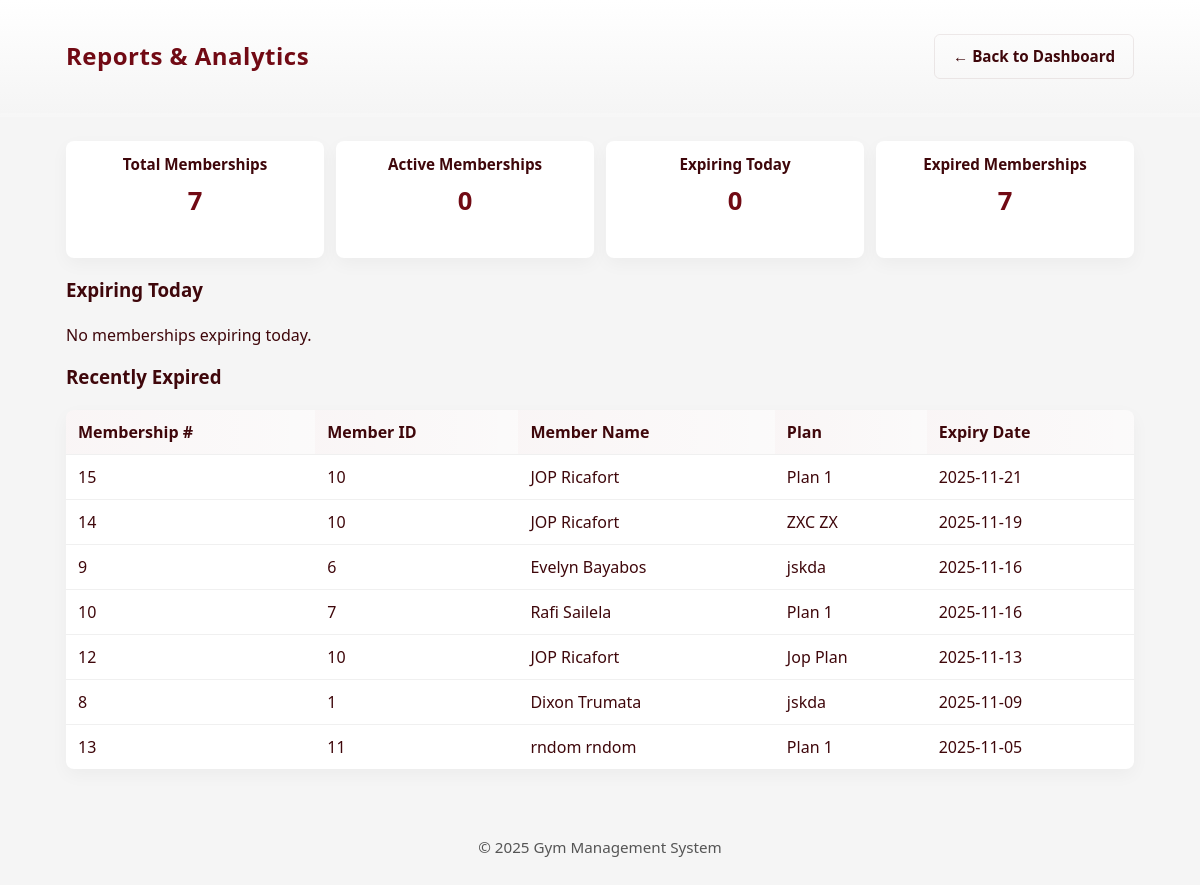
The app's page /Reports/reports.php with its own data.
### tables this page shows
CREATE TABLE `membership` (
  `membership_id` int(11) NOT NULL,
  `member_id` int(11) NOT NULL,
  `plan_id` int(11) NOT NULL,
  `start_date` date NOT NULL,
  `expiry_date` date NOT NULL,
  `membership_status` enum('Active','Expired','Freeze','Suspended','Cancelled') NOT NULL,
  `created_at` timestamp NOT NULL DEFAULT current_timestamp() ON UPDATE current_timestamp(),
  `updated_at` timestamp NOT NULL DEFAULT current_timestamp(),
  `employee_id` int(11) NOT NULL
);

CREATE TABLE `membership_plans` (
  `plan_id` int(11) NOT NULL,
  `plan_name` varchar(255) NOT NULL,
  `description` varchar(255) NOT NULL,
  `duration` int(11) NOT NULL,
  `price` decimal(11,0) NOT NULL,
  `plan_type` enum('Individual','Family','Student','Corporate') NOT NULL,
  `status` enum('active','not_active','','') NOT NULL,
  `created_at` timestamp NOT NULL DEFAULT current_timestamp() ON UPDATE current_timestamp(),
  `updated_at` timestamp NOT NULL DEFAULT current_timestamp()
);

### classes/report.php (called while the page is built, shortened)
<?php
class Reports extends Database {
    public function getStats(){
        $conn = $this->connect();
        $stats = [];
        $sql = "SELECT COUNT(*) FROM membership";
        $stats['total_memberships'] = (int)$conn->query($sql)->fetchColumn();
        $sql = "SELECT COUNT(*) FROM membership WHERE expiry_date >= CURDATE()";
        $stats['active_memberships'] = (int)$conn->query($sql)->fetchColumn();
        $sql = "SELECT COUNT(*) FROM membership WHERE expiry_date = CURDATE()";
        $stats['expiring_today'] = (int)$conn->query($sql)->fetchColumn();
        $sql = "SELECT COUNT(*) FROM membership WHERE expiry_date < CURDATE()";
        $stats['expired_memberships'] = (int)$conn->query($sql)->fetchColumn();
        $sql = "SELECT p.plan_name, COUNT(*) as total FROM membership m JOIN membership_plans p ON m.plan_id = p.plan_id GROUP BY p.plan_name ORDER BY total DESC";
        $stmt = $conn->query($sql);
        $stats['by_plan'] = $stmt->fetchAll(PDO::FETCH_ASSOC);
        return $stats;
    }
    public function getExpiredList(){
        $conn = $this->connect();
        $sql = "SELECT m.membership_id, m.member_id, CONCAT(mp.fname,' ',mp.lname) as member_name, m.expiry_date, p.plan_name
                FROM membership m
                LEFT JOIN profile mp ON m.member_id = mp.id AND mp.role_id = 1
                LEFT JOIN membership_plans p ON m.plan_id = p.plan_id
                WHERE m.expiry_date < CURDATE()
                ORDER BY m.expiry_date DESC LIMIT 200";
        $stmt = $conn->query($sql);
        return $stmt->fetchAll(PDO::FETCH_ASSOC);
    }
}
?>

### Reports/reports.php (the view, shortened to what this page needs)
<?php
require_once __DIR__ . '/../classes/report.php';
$report = new Reports();
$stats = $report->getStats();
$expiring = $report->getExpiringTodayList();
$expired = $report->getExpiredList();
?>
<!DOCTYPE html>
<html lang="en">
<head>
    <link rel="stylesheet" href="../index.css">
</head>
<body>
    <header class="site-header">
        <div class="header-inner">
            <h1 class="site-title">Reports & Analytics</h1>
            <div class="header-actions">
                <a href="../index.php" class="btn btn-outline">← Back to Dashboard</a>
            </div>
        </div>
    </header>
    <main class="container">
        <section class="stats-grid" aria-labelledby="overview-heading">
            <div class="stat-card">
                <h3>Total Memberships</h3>
                <p class="stat-value"><?php echo htmlspecialchars($stats['total_memberships']); ?></p>
            </div>
            <div class="stat-card">
                <h3>Active Memberships</h3>
                <p class="stat-value"><?php echo htmlspecialchars($stats['active_memberships']); ?></p>
            </div>
            <div class="stat-card">
                <h3>Expiring Today</h3>
                <p class="stat-value"><?php echo htmlspecialchars($stats['expiring_today']); ?></p>
            </div>
            <div class="stat-card">
                <h3>Expired Memberships</h3>
                <p class="stat-value"><?php echo htmlspecialchars($stats['expired_memberships']); ?></p>
            </div>
        </section>
        <section class="tables mt-8">
            <h3>Expiring Today</h3>
            <?php if(!empty($expiring)): ?>
            <table class="data-table" role="table">
                <thead>
                    <tr>
                        <th>Membership #</th>
                        <th>Member ID</th>
                        <th>Member Name</th>
                        <th>Plan</th>
                        <th>Expiry Date</th>
                    </tr>
                </thead>
                <tbody>
                <?php foreach($expiring as $row): ?>
                    <tr>
                        <td><?php echo htmlspecialchars($row['membership_id']); ?></td>
                        <td><?php echo htmlspecialchars($row['member_id']); ?></td>
                        <td><?php echo htmlspecialchars($row['member_name']); ?></td>
                        <td><?php echo htmlspecialchars($row['plan_name']); ?></td>
                        <td><?php echo htmlspecialchars($row['expiry_date']); ?></td>
                    </tr>
                <?php endforeach; ?>
                </tbody>
            </table>
            <?php else: ?>
                <p>No memberships expiring today.</p>
            <?php endif; ?>
            <h3 class="mt-8">Recently Expired</h3>
            <?php if(!empty($expired)): ?>
            <table class="data-table" role="table">
                <thead>
                    <tr>
                        <th>Membership #</th>
                        <th>Member ID</th>
                        <th>Member Name</th>
                        <th>Plan</th>
                        <th>Expiry Date</th>
                    </tr>
                </thead>
                <tbody>
                <?php foreach($expired as $row): ?>
                    <tr>
                        <td><?php echo htmlspecialchars($row['membership_id']); ?></td>
                        <td><?php echo htmlspecialchars($row['member_id']); ?></td>
                        <td><?php echo htmlspecialchars($row['member_name']); ?></td>
                        <td><?php echo htmlspecialchars($row['plan_name']); ?></td>
                        <td><?php echo htmlspecialchars($row['expiry_date']); ?></td>
                    </tr>
                <?php endforeach; ?>
                </tbody>
            </table>
            <?php else: ?>
                <p>No recently expired memberships.</p>
            <?php endif; ?>
        </section>
    </main>
    <footer class="site-footer">
        <p>&copy; 2025 Gym Management System</p>
    </footer>
</body>
</html>

### index.css (style rules this page uses)
:root { --dark: #3F070B; --accent: #710A14; --white: #ffffff; --muted: #f5f5f5; --container-max: 1100px; }
* { box-sizing:border-box }
html,body { height:100%; }
body { margin:0; font-family: 'Segoe UI', Tahoma, Geneva, Verdana, sans-serif; background: var(--muted); color: var(--dark); line-height:1.5; -webkit-font-smoothing:antialiased; padding-bottom: 60px; }
.container { max-width:var(--container-max); margin:24px auto; padding:0 16px; }
.site-header { background: linear-gradient(180deg, var(--white) 0%, var(--muted) 100%); padding:18px 0; border-bottom:4px solid rgba(0,0,0,0.03); }
.header-inner { display:flex; align-items:center; justify-content:space-between; gap:16px; max-width:var(--container-max); margin:0 auto; padding:16px; }
.header-actions { display: flex; gap: 8px; align-items: center; }
.site-title { margin:0; font-size:1.5rem; color:var(--accent); letter-spacing:0.5px; }
.btn { display:inline-block; padding:10px 18px; border-radius:6px; text-decoration:none; font-weight:600; font-size:0.95rem; cursor:pointer; transition:all 180ms ease; border:none; }
.btn-outline { background:transparent; color:var(--dark); border:1px solid rgba(63,7,11,0.08); }
.site-footer { margin-top:34px; padding:18px 16px; text-align:center; color:#555; font-size:0.95rem; }
.mt-8 { margin-top:8px }
.stats-grid { display:grid; grid-template-columns:repeat(4,1fr); gap:12px; margin:16px 0; }
.stat-card { background:var(--white); border-radius:8px; padding:12px; text-align:center; box-shadow:0 6px 18px rgba(15,15,15,0.04); }
.stat-card h3 { margin:0;font-size:0.95rem;color:var(--dark) }
.stat-value { font-size:1.6rem;font-weight:700;color:var(--accent);margin-top:6px }
.data-table { width:100%;border-collapse:collapse;background:var(--white);border-radius:8px;overflow:hidden;box-shadow:0 6px 18px rgba(15,15,15,0.04); }
.data-table th,.data-table td { padding:10px 12px;border-bottom:1px solid rgba(0,0,0,0.06);text-align:left }
.data-table thead th { background:linear-gradient(90deg, rgba(113,10,20,0.04), rgba(63,7,11,0.02));font-weight:700 }
.data-table tbody tr:last-child td { border-bottom:none }

### records on screen
membership: membership_id "15", member "10", member_name "JOP Ricafort", plan.plan_name "Plan 1", expiry_date "2025-11-21"
membership: membership_id "14", member "10", member_name "JOP Ricafort", plan.plan_name "ZXC ZX", expiry_date "2025-11-19"
membership: membership_id "9", member "6", member_name "Evelyn Bayabos", plan.plan_name "jskda", expiry_date "2025-11-16"
membership: membership_id "10", member "7", member_name "Rafi Sailela", plan.plan_name "Plan 1", expiry_date "2025-11-16"
membership: membership_id "12", member "10", member_name "JOP Ricafort", plan.plan_name "Jop Plan", expiry_date "2025-11-13"
membership: membership_id "8", member "1", member_name "Dixon Trumata", plan.plan_name "jskda", expiry_date "2025-11-09"
membership: membership_id "13", member "11", member_name "rndom rndom", plan.plan_name "Plan 1", expiry_date "2025-11-05"

### other values on screen
$stats['total_memberships'] "7"
$stats['active_memberships'] "0"
$stats['expiring_today'] "0"
$stats['expired_memberships'] "7"
